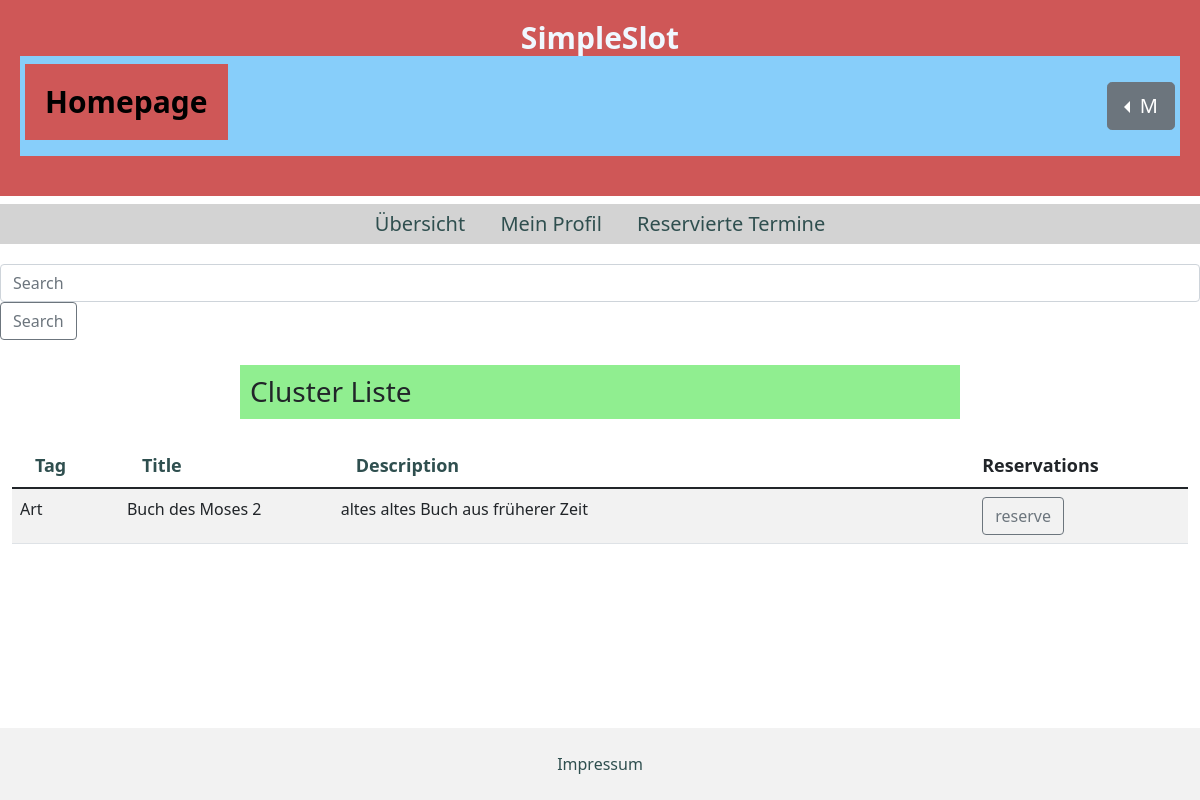
The app's page /cls/, older data.
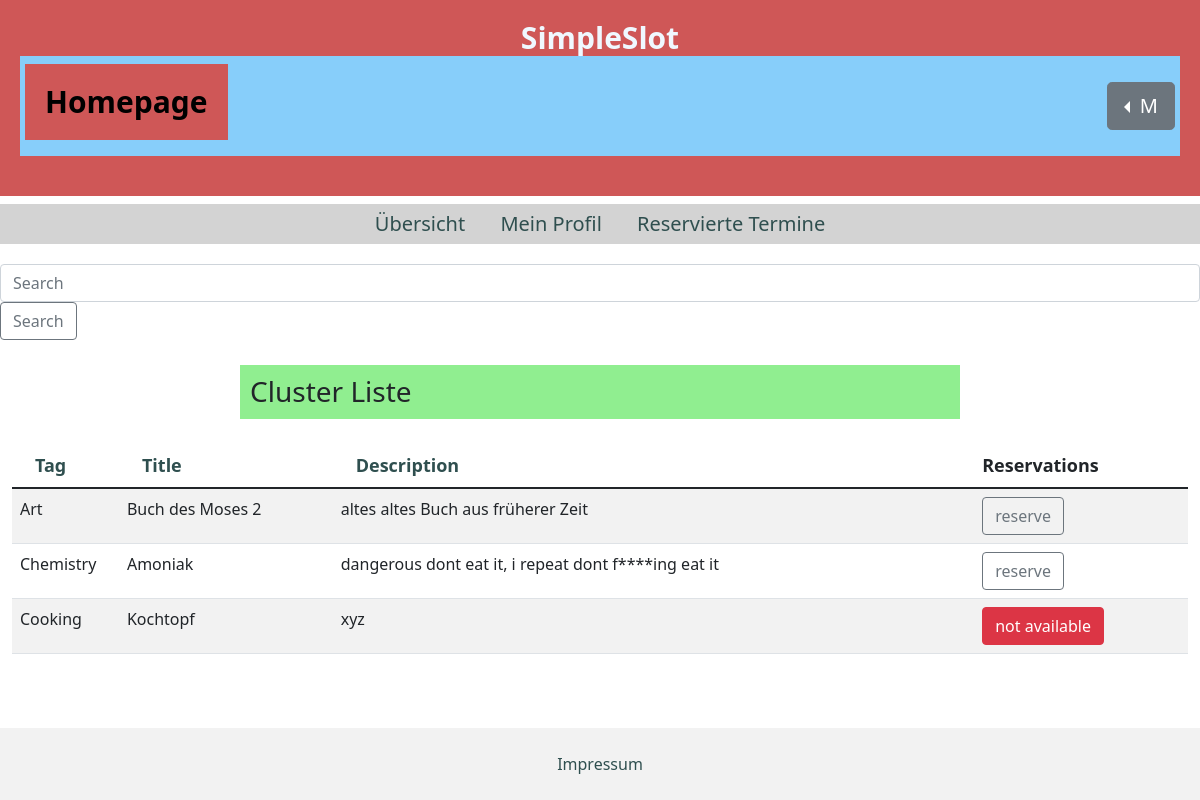
The same page, newer data.
### firstapp/models.py (models this page shows)
class Cluster(models.Model):
    tag_choice = (
        ('Art' , 'Art'),
        ('Chemistry' , 'Chemistry'),
        ('Technical Devices' , 'Technical Devices'),
        ('Cooking' , 'Cooking'),
        ('Music' , 'Music'),
    )
    tag_system = models.CharField(max_length=30, blank=True, choices=tag_choice)
    title = models.CharField(max_length=250)
    Beschreibung = models.CharField(max_length=250)
    availability = models.BooleanField()

### firstapp/views.py (the view)
# urls.py: path('cls/', views.homepagestudis, name='homestudi'),
def homepagestudis(request):
    if 'suche' in request.GET:
        suche = request.GET['suche']
        sortieren = Q(Q(tag_system__icontains=suche) | Q( title__icontains=suche) | Q( Beschreibung__icontains=suche))
        cluster= Cluster.objects.filter(sortieren)
    elif 'order_by' in request.GET:
        order_by = request.GET.get('order_by', 'defaultOrderField')
        cluster = Cluster.objects.all().order_by(order_by)
    else:
        cluster = Cluster.objects.all()
    context = {'cluster' : cluster}
    return render(request,'firstapp/homepageStudent.html', context)

### firstapp/templates/firstapp/homepageStudent.html (shortened to what this page needs)
{% extends 'firstapp/base.html' %}
{% block body %}
<h1>
  <b style="color:aliceblue"> SimpleSlot </b>
  <nav class="navbar" style="background-color: lightskyblue">
    <h1><b>Homepage</b></h1>
    <div>
      <div class="dropstart">
        <button class="btn btn-secondary btn-lg dropdown-toggle" type="button" id="dropdownMenu" data-bs-toggle="dropdown" aria-expanded="false">
          M
        </button>
      </div>
    </div>
  </nav>
</h1>
  <nav>
      <a href="{% url 'homestudi' %}">Übersicht</a>
      <a href="{% url 'homestudi' %}">Mein Profil</a>
      <a href="{% url 'homestudi' %}">Reservierte Termine</a>
  </nav>
  <div>
    <form class="form-inline my-2 my-lg-0">
      <input class="form-control mr-sm2" name="suche" type="search" placeholder="Search" aria-lable="Search">
      <button class="btn btn-outline-secondary" type="submit">Search</button>
    </form>
    <h3>Cluster Liste</h3>
  </div>
  <div class="container-fluid">
    <div class="table-responsive">
      <table id="mainTable" class="table table-striped table-hover">
        <thead>
          <tr>
            <th><a class="table-head-button" href="?order_by=tag_system">Tag</a></th>
            <th><a class="table-head-button" href="?order_by=title">Title</a></th>
            <th><a class="table-head-button" href="?order_by=Beschreibung">Description</a></th>
            <th>Reservations</th>
          </tr>
        </thead>
        <tbody>
            {% for cl in cluster %}
            <tr>
              <td class="col-sm-1">{{cl.tag_system}}</td>
              <td class="col-sm-2">{{cl.title}}</td>
              <td class="col-lg-6">{{cl.Beschreibung}}</td>
              {%if cl.availability == True %}
              <td class="col-sm-2">
                <a class="btn btn-outline-secondary" href="" role="button">reserve</a>
              </td>
              {%else%}
              <td class="col-sm-2">
                <a class="btn btn-danger" href="" role="button">not available</a>
              </td>
              {% endif %}
            </tr>
          {% endfor %}
        </tbody>
      </table>
    </div>
  </div>
{% endblock body %}

Row changes from the older to the newer data that the page shows:
added Cluster: tag_system "Chemistry", title "Amoniak", Beschreibung "dangerous dont eat it, i repeat dont f****ing eat it", availability "reserve"
added Cluster: tag_system "Cooking", title "Kochtopf", Beschreibung "xyz", availability "not available"
